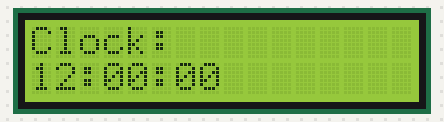
A program run on a simulated Raspberry Pi Pico running MicroPython. Shown: 16×2 character LCD. Library files of the repository ran but are not shown: pico_i2c_lcd.py.

Above: at 0.1 s.
At 4.1 s:
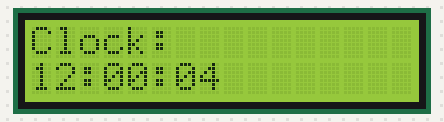
At 9.2 s:
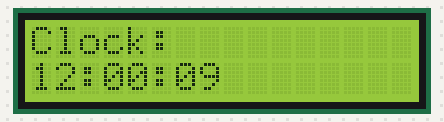
At 19.2 s:
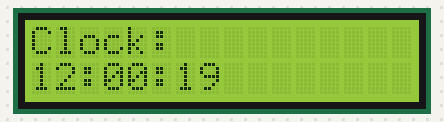
At 28.3 s:
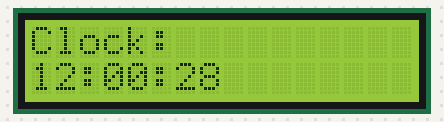
At 38.4 s:
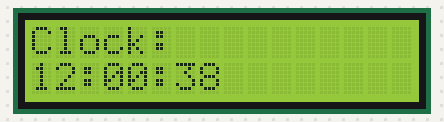

Measured:
- what the display in image 0 shows lasts 1.0 s, from 0.0 s to 1.0 s

The program:

clock.py
```python
from machine import Pin, I2C
import utime
from pico_i2c_lcd import I2cLcd  # your working driver

# Init LCD
i2c = I2C(0, sda=Pin(0), scl=Pin(1), freq=400000)
lcd = I2cLcd(i2c, 0x27, 2, 16)  # use your detected I2C address

def display_clock():
    # Fake clock start time (HH, MM, SS)
    hour = 12
    minute = 0
    second = 0

    while True:
        # Format time as HH:MM:SS
        time_str = "{:02}:{:02}:{:02}".format(hour, minute, second)
        lcd.move_to(0, 0)
        lcd.putstr("Clock:")
        lcd.move_to(0, 1)
        lcd.putstr(time_str + "      ")

        utime.sleep(1)
        second += 1
        if second == 60:
            second = 0
            minute += 1
        if minute == 60:
            minute = 0
            hour += 1
        if hour == 24:
            hour = 0

display_clock()
```
